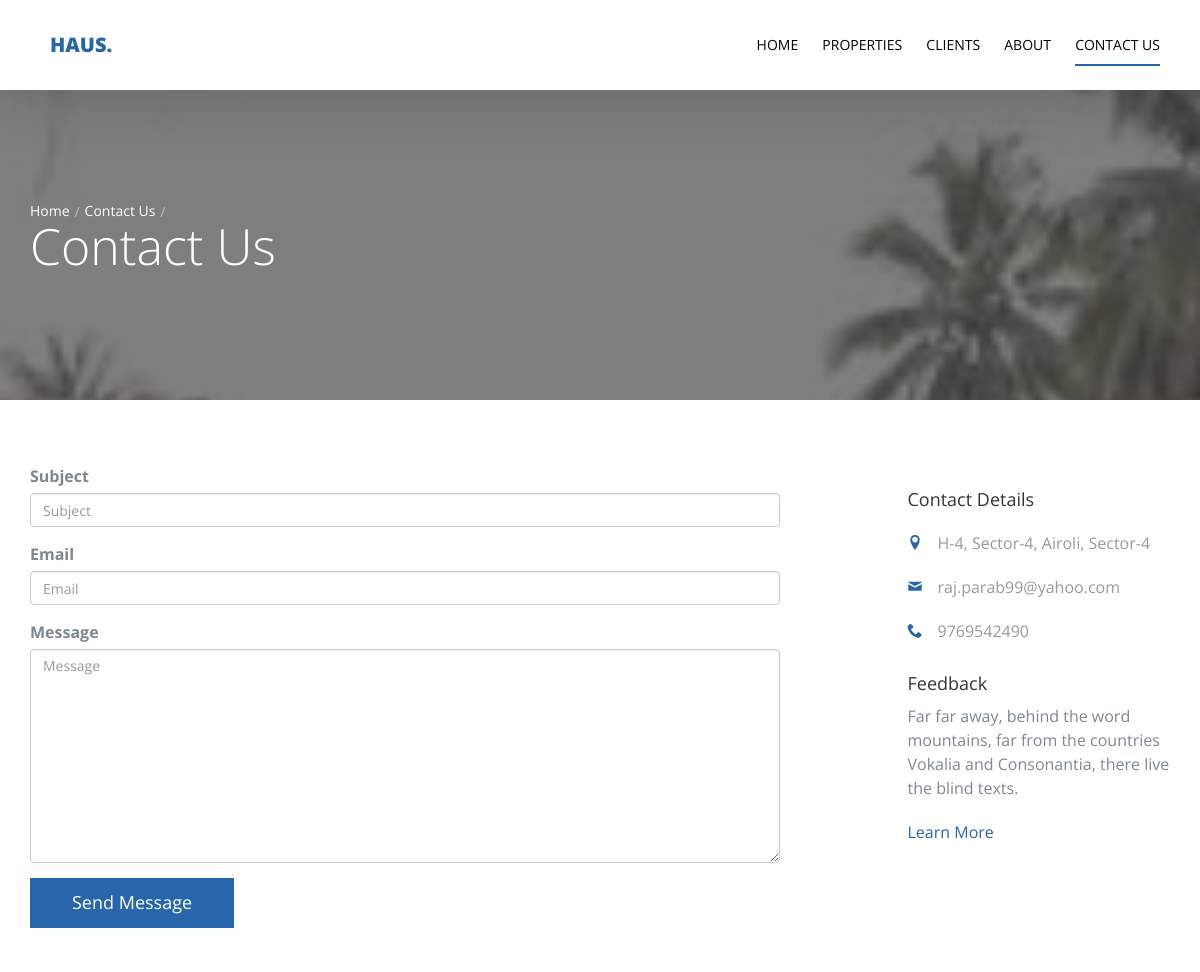
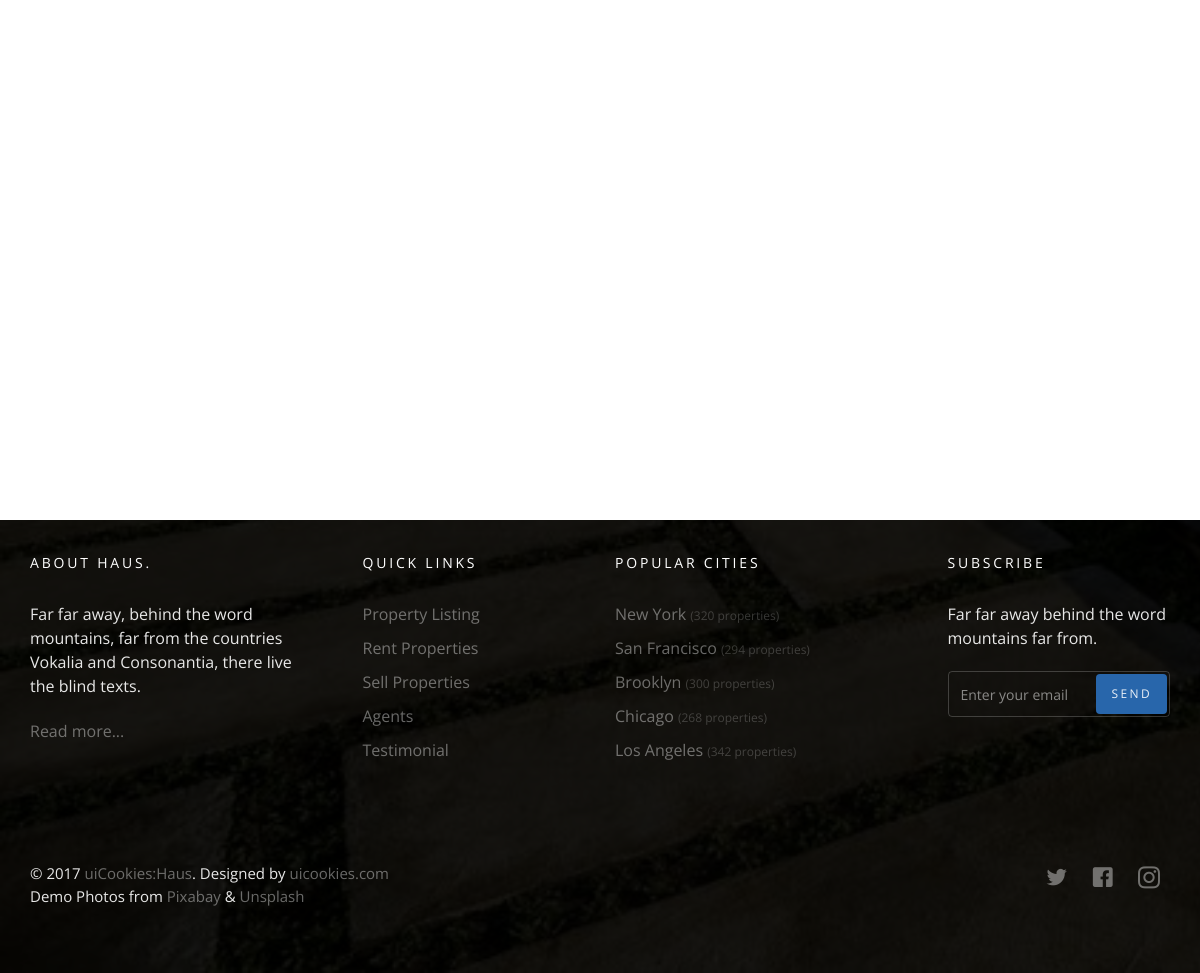
Page /contact/ on the committed database (2 pictures, top to bottom).
### contact/models.py (models this page shows)
class Contact(models.Model):
	address=models.CharField(max_length=100)
	email=models.EmailField()
	contact_no=models.CharField(max_length=15)

### contact/views.py (the view)
# urls.py: path('', views.contact_details, name='contact_us'),
def contact_details(request):
	contact=Contact.objects.last()
	template='contact/contact_us.html'
	if request.method =='POST':
		contact_form=ContactForm(request.POST)
		if contact_form.is_valid():
			subject=contact_form.cleaned_data['subject']
			email=contact_form.cleaned_data['email']
			message=contact_form.cleaned_data['message']
			try:
				sm(subject, message, email,['test@gmail.com'])
			except BadHeaderError:
				return HttpResponse('Invalid Email ID')
			return redirect('contact:success')
	else:
		contact_form=ContactForm(request.POST)
	context={
				'contact':contact,
				'contact_form':contact_form,
	}
	return render(request, template, context)

### contact/forms.py
class ContactForm(forms.Form):
	subject=forms.CharField(max_length=20)
	email=forms.EmailField(required=True)
	message=forms.CharField(widget=forms.Textarea, required=True)

### contact/templates/contact/contact_us.html (shortened to what this page needs)
{% extends 'base.html' %}
{% load bootstrap4 %}
{% block body %}
  <section class="probootstrap-slider flexslider2 page-inner">
    <div class="overlay"></div>
    <div class="probootstrap-wrap-banner">
      <div class="container">
        <div class="row">
          <div class="col-md-8">
            <div class="page-title probootstrap-animate">
              <div class="probootstrap-breadcrumbs">
                <a href="#">Home</a><span><a href="{% url 'contact:contact_us' %}">Contact Us</a></span>
              </div>
              <h1>Contact Us</h1>
            </div>
          </div>
        </div>
      </div>
    </div>
    <ul class="slides">
      <li style="background-image: url(img/slider_1.jpg);"></li>
    </ul>
  </section>
  <section class="probootstrap-section">
    <div class="container">
      <div class="row">
        <div class="col-md-8">
          <form  method="post" class="">
           {% bootstrap_form contact_form %}
    {% buttons %}
        <button type="submit" class="btn btn-primary">Send Message</button>
    {% endbuttons %}
          </form>
        </div>
        <div class="col-md-3 col-md-push-1">
          <h4>Contact Details</h4>
          <ul class="with-icon colored">
            <li><i class="icon-location2"></i> <span>{{contact.address}}</span></li>
            <li><i class="icon-mail"></i><span>{{contact.email}}</span></li>
            <li><i class="icon-phone2"></i><span>{{contact.contact_no}}</span></li>
          </ul>
          <h4>Feedback</h4>
          <p>Far far away, behind the word mountains, far from the countries Vokalia and Consonantia, there live the blind texts.</p>
          <p><a href="#">Learn More</a></p>
        </div>
      </div>
    </div>
  </section>
  <div id="map"></div>
{% endblock %}

### rows in the picture
Contact: address "H-4, Sector-4, Airoli, Sector-4", email "raj.parab99@yahoo.com", contact_no "9769542490"
